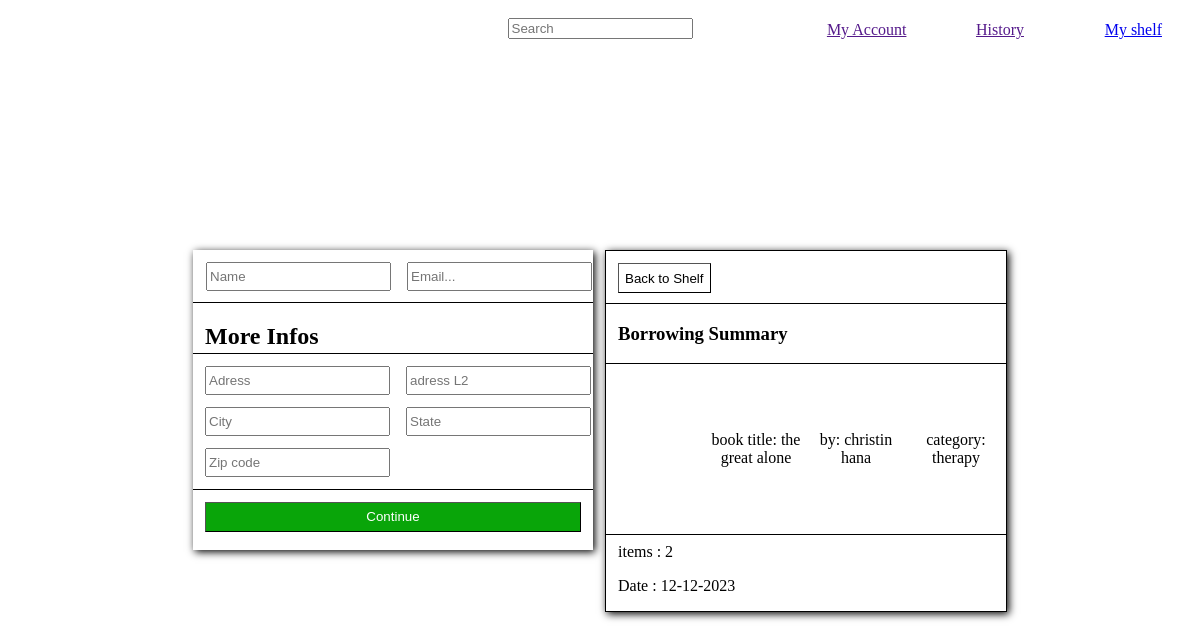
The page /pages/confirmation/ (signed in) on the database as committed earlier.
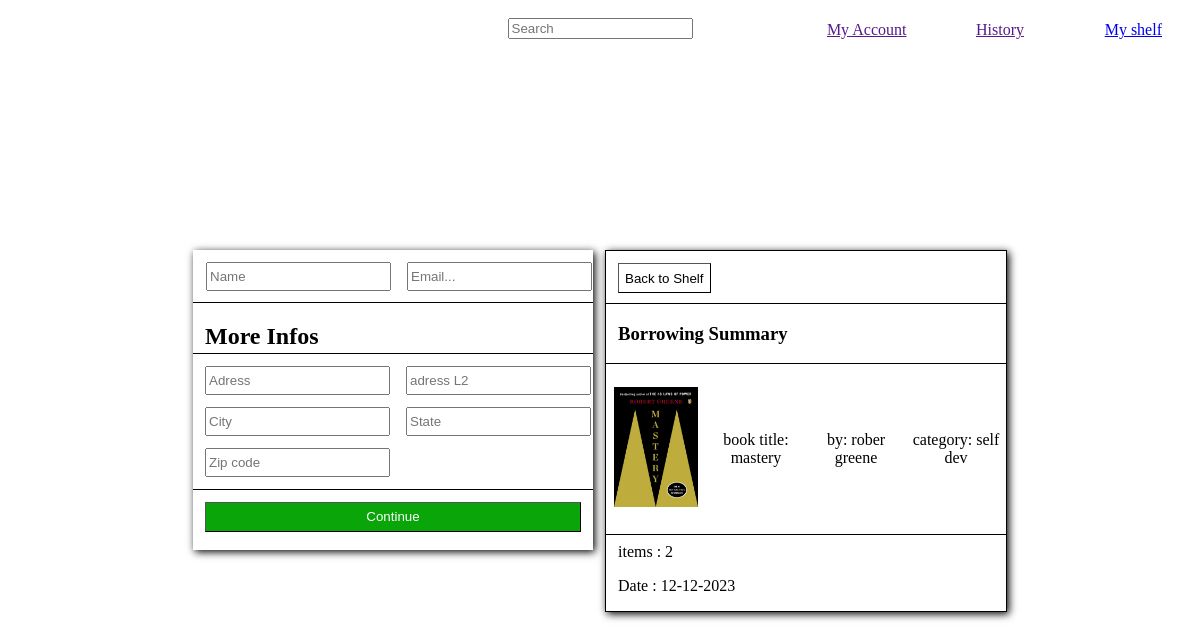
The same page on the database as committed later.
### library/models.py (models this page shows, shortened)
class EmpruntItem(models.Model):
  book = models.ForeignKey(Book, on_delete=models.SET_NULL, blank=True, null=True)
  emprunt = models.ForeignKey(Emprunt, on_delete=models.SET_NULL, blank=True, null=True)
  date_added = models.DateTimeField(auto_now_add=True)
  quantity = models.IntegerField(default=0, null=True, blank=True)

class Book(models.Model):
  title = models.CharField(max_length=30, null=True)
  author = models.CharField(max_length=30, null=True)
  category = models.CharField(max_length=30, null=True)
  ISBN = models.CharField(max_length=30, null=True)
  status = models.CharField(max_length=30, null=True)
  image = models.ImageField(null=True, blank=True)
  @property
  def imageURL(self):
    try:
        url = self.image.url
    except:
        url = ''
    return url

### library/views.py (the view)
# urls.py: path('confirmation/',views.confirmation, name='confirmation'),
def confirmation(request):
    if request.user.is_authenticated:
        customer = request.user.customer
        emprunt, created = Emprunt.objects.get_or_create(customer=customer, complete=False)
        items = emprunt.empruntitem_set.all()
    else:
        items =[]
    context = {'items':items, 'emprunt':emprunt,}
    return render(request, 'library/html/confirmation.html', context)

### library/templates/library/html/confirmation.html (shortened to what this page needs)
{% load static %}
<!DOCTYPE html>
<html lang="en">
<head>
  <link rel="stylesheet" href="{% static 'css/home.css' %}">
  <link rel="stylesheet" href="{% static 'css/confirmation.css' %}">
  <link rel="stylesheet" href="{% static 'css/myshelf.css' %}">
</head>
<body>
  <div class="header">
    <div>
    </div>
    <div class="headersearch">
      <input placeholder="Search" type="text" name="" id="">
    </div>
    <div class="headeritems">
      <div><a href=""><p>My Account</p></a></div>
      <div><a href=""><p>History</p></a></div>
      <div><a href="{% url 'myshelf'%}"><p>My shelf</p></a></div>
    </div>
  </div>
  <div class="conf-elements">
    <div class="conf-user-info">
      <div class="name-email">
        <input class="input" type="text" name="" id="" placeholder="Name">
        <input class="input" type="text" name="" id="" placeholder="Email...">
      </div>
      <div class="more-infos">
        <h2>More Infos</h2>
      </div>
      <div class="inputs-adress">
        <input class="input" type="text" name="" id="" placeholder="Adress">
        <input class="input" type="text" name="" id="" placeholder="adress L2">
        <input class="input" type="text" name="" id="" placeholder="City">
        <input class="input" type="text" name="" id="" placeholder="State">
        <input class="input" type="text" name="" id="" placeholder="Zip code">
      </div>
      <div class="button-div"><button class="Continue-button">Continue</button></div>
    </div>
    <div class="conf-user-items">
      <div class="back-to-shelf-button-container"><a href="{% url 'myshelf' %}"><Button class="back-to-shelf-button">Back to Shelf</Button></a></div>
      <div class="brrowing-summary"><h3>Borrowing Summary</h3></div>
      <div class="checkout-items">
        {% for item in items %}
        <div><img class="check-img" src="{{item.book.imageURL}}" alt=""></div>
        <div>book title: {{item.book.title}}</div>
        <div>by: {{item.book.author}}</div>
        <div>category: {{item.book.category}}</div>
        {% endfor %}
      </div>
      <div class="summary-items">
        <p class="summary-items-items">items : 2</p>
        <p class="summary-items-date">Date : 12-12-2023</p>
      </div>
    </div>
  </div>
</body>
</html>

Rows that differ between the two databases and show on the page:
changed EmpruntItem: book.imageURL: picture added; book "the great alone" → "mastery"; book.author "christin hana" → "rober greene"; book.category "therapy" → "self dev"
